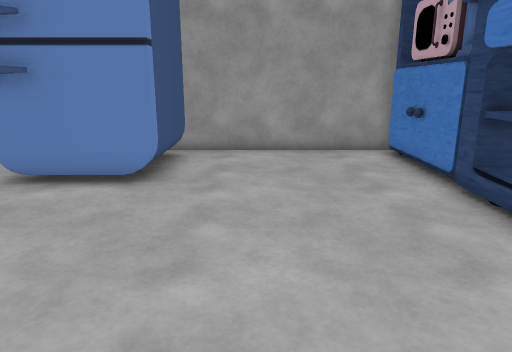
[1] (above)

18 first-person views from a walk through a 3-D level made in the Unity game engine. The camera is 1.2 m above the floor, tilts 14° down and sees 70° across. The floor is counted in squares, 0.5 m on a side. Each view is taken from the middle of a square. On the plan, view 1 faces up. The plan holds only what a view shows up to about 20 squares ahead; the rest is blank. The player character is not drawn. Some surface patterns are stand-ins.

[2]
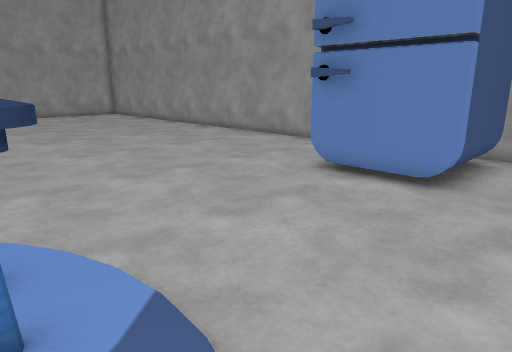

[3]
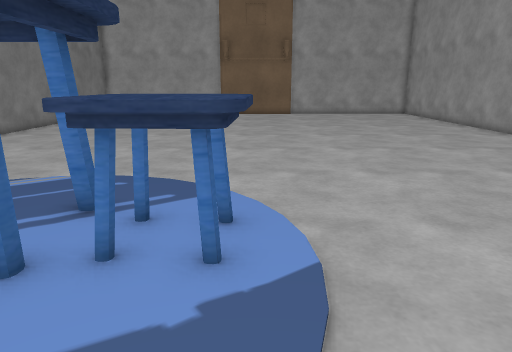

[4]
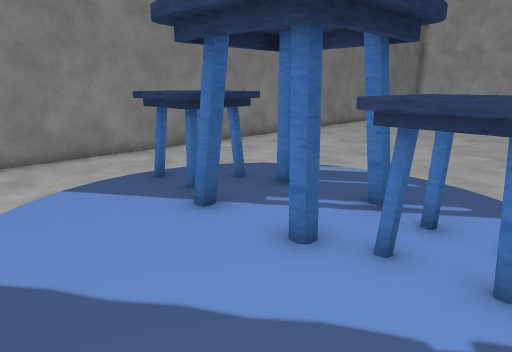

[5]
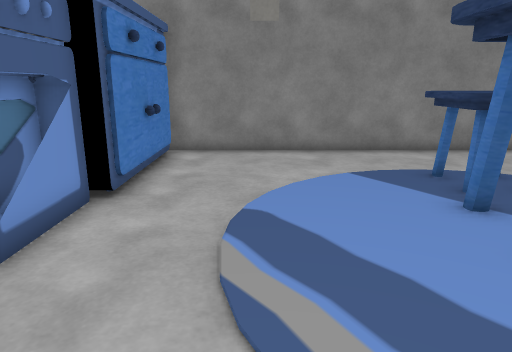

[6]
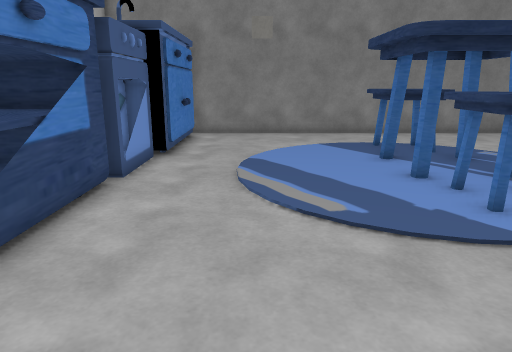

[7]
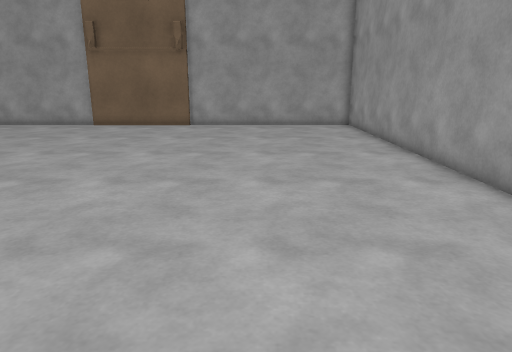

[8]
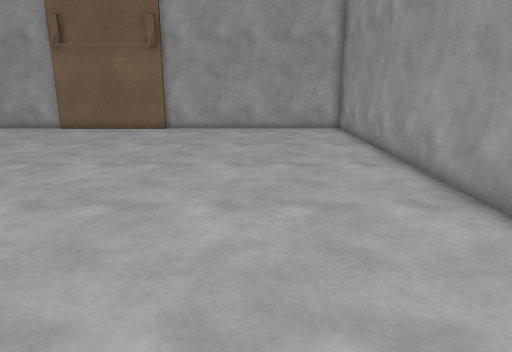

[9]
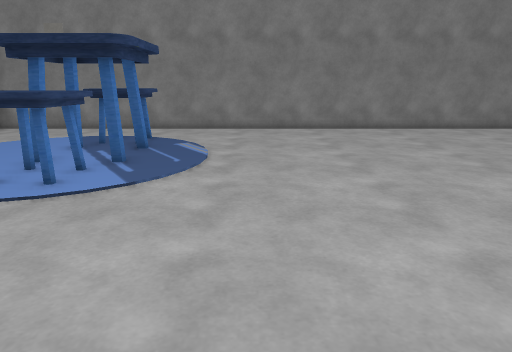

[10]
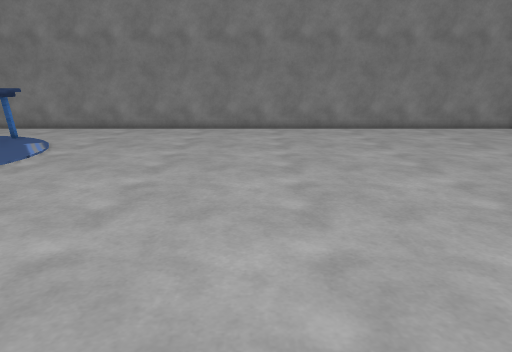

[11]
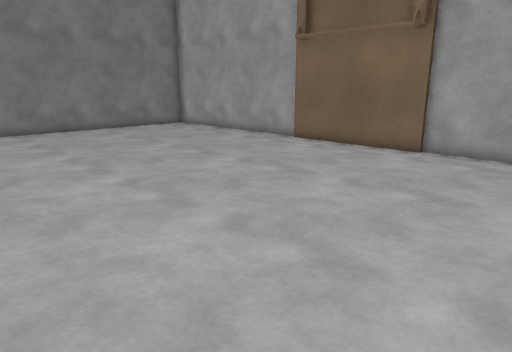

[12]
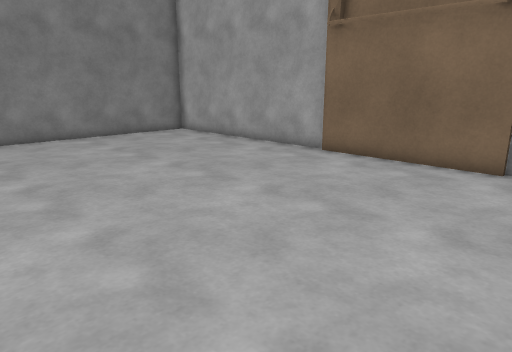

[13]
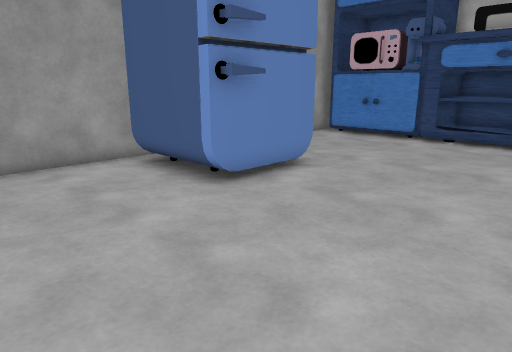

[14]
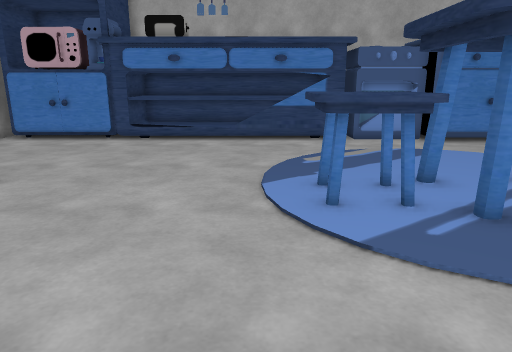

[15]
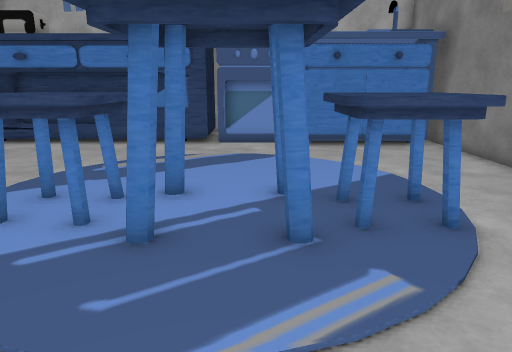

[16]
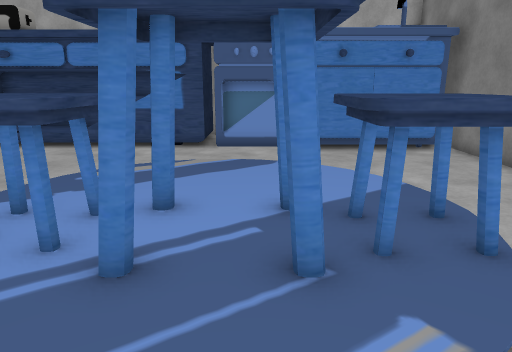

[17]
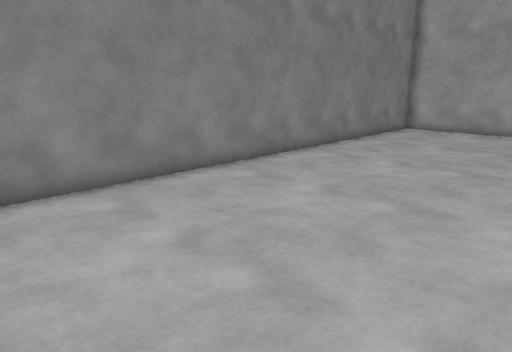

[18]
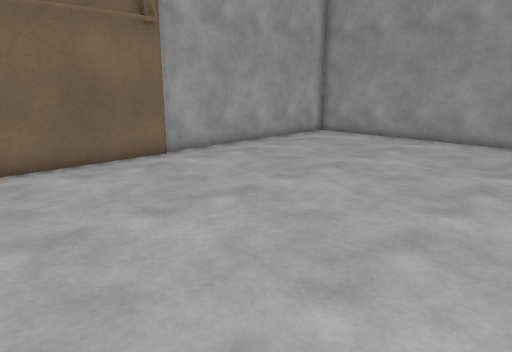

### Floor plan
Key: @ floor where view 1 was taken; # wall or solid block; . floor; F fridge; C cabinet; A carpet; T table; S stove; O other object.
Columns run from 31 left of view 1 to 7 right of it. Each row starts with its distance up from view 1.
 14 ##########################  ##########
 13 #.......................#   # ......#CC
 12 #.......................#F  FF......CCC
 11 #.......................#F  FF......CCC
 10 #.......................#F  FF......  C
  9 #.......................FFFFFF......OO
  8 #........................F..........OOC
  7 #...................................OOO
  6 #...................................OOO
  5 #...................................OOO
  4 #...................................OOO
  3 #...................................OOO
  2 #...................................OOO
  1 #.........................OOO......OOOO
  0 #........................OOOO  @....OOO
 -1 #....................... OOOO   ....OOO
 -2 #....................... TTOT   ....SSS
 -3 #....................... TTAT    ...SS
 -4 #....................... TTTT   ....S
 -5 #....................... TOOT   ....S
 -6 #........................OOOO   ...CC
 -7 #........................OOOO .....C
 -8 #.........................OO ......C
 -9 #..................................C
-10 #..................................C
-11 #..................................C
-12 #####################################

Where each view was taken, in squares from view 1:
view 1: 0 up, 0 right, facing up
view 2: 0 up, 0 right, facing up-left
view 3: 1 up, 1 right, facing left
view 4: 1 up, 1 right, facing down-left
view 5: 2 up, 1 right, facing down
view 6: 7 up, 1 right, facing down
view 7: 8 up, 8 left, facing left
view 8: 9 up, 10 left, facing left
view 9: 9 up, 10 left, facing down
view 10: 9 up, 16 left, facing down
view 11: 9 up, 17 left, facing down-left
view 12: 6 up, 19 left, facing down-left
view 13: 2 up, 12 left, facing up-right
view 14: 2 up, 12 left, facing right
view 15: 4 down, 11 left, facing right
view 16: 4 down, 10 left, facing right
view 17: 3 down, 10 left, facing down-left
view 18: 3 down, 19 left, facing up-left
